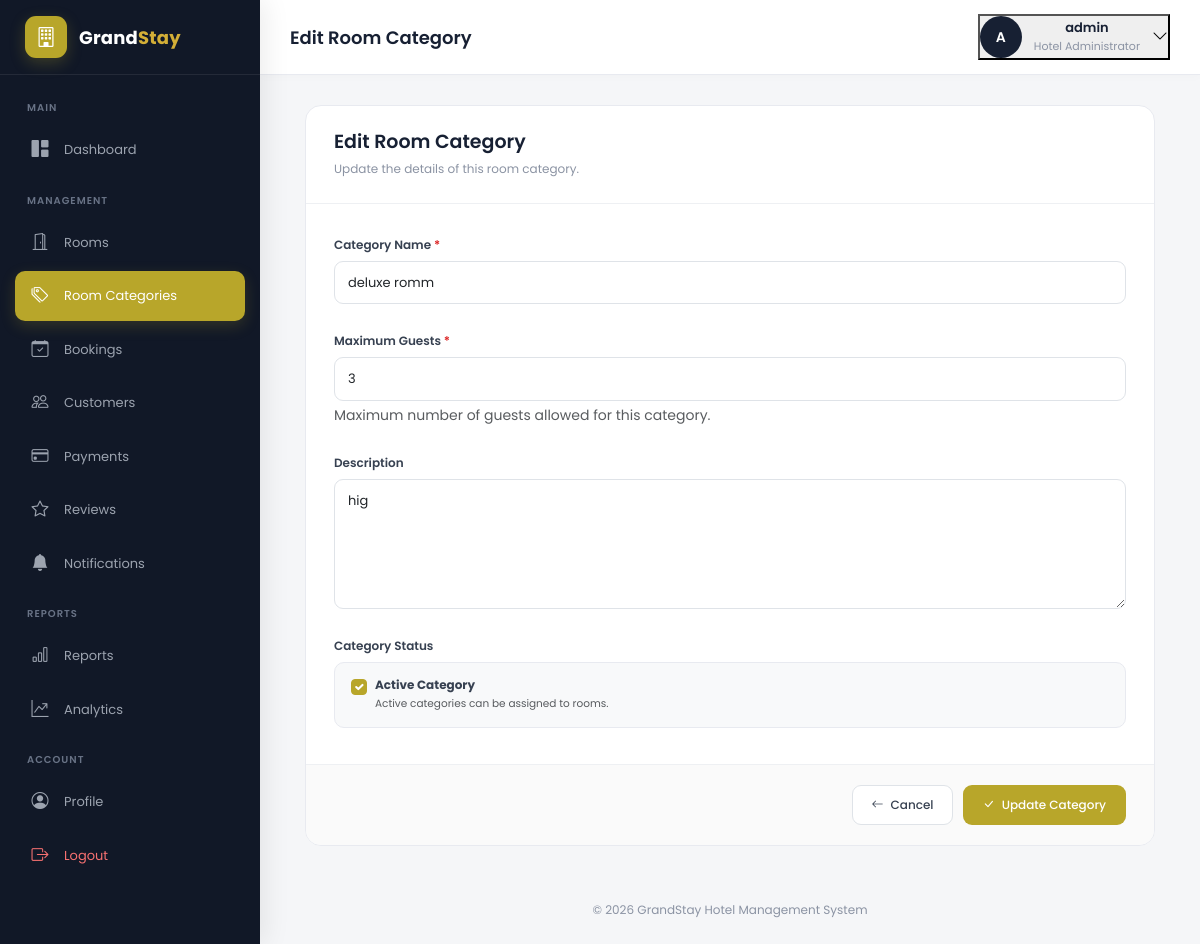
The app's page /dashboard/categories/edit/2/ (signed in) with its own data.
### rooms/models.py (models this page shows, shortened)
class RoomCategory(models.Model):
    name = models.CharField(
        max_length=100,
        unique=True
    )
    description = models.TextField(
        blank=True
    )
    max_guests = models.PositiveIntegerField(
        default=2
    )
    is_active = models.BooleanField(
        default=True
    )
    created_at = models.DateTimeField(
        auto_now_add=True
    )
    updated_at = models.DateTimeField(
        auto_now=True
    )
    class Meta:
        verbose_name = "Room Category"
        verbose_name_plural = "Room Categories"
        ordering = ['name']

### dashboard/views.py (the view, shortened to what this page needs)
@staff_member_required(
    login_url="dashboard_login"
)
def edit_category(
    request,
    category_id
):
    category = get_object_or_404(
        RoomCategory,
        id=category_id
    )
    return render(
        request,
        "dashboard/category_form.html",
        {
            "category":
                category,
            "page_title":
                "Edit Room Category",
        }
    )

### templates/dashboard/category_form.html (shortened to what this page needs)
{% extends "dashboard/base.html" %}
{% block navbar_title %}
    {{ page_title }}
{% endblock %}
{% block categories_active %}
    active
{% endblock %}
{% block content %}
<div class="form-container">
    <div class="form-card">
        <div class="form-header">
            <h4>
                {% if category %}
                    Edit Room Category
                {% else %}
                    Add Room Category
                {% endif %}
            </h4>
            <p>
                {% if category %}
                    Update the details of this room category.
                {% else %}
                    Create a new room category for your hotel.
                {% endif %}
            </p>
        </div>
        <form
            method="post"
            novalidate
        >
            <div class="form-body">
                <div class="mb-4">
                    <label class="form-label">
                        Category Name
                        <span class="required">*</span>
                    </label>
                    <input
                        type="text"
                        name="name"
                        class="form-control"
                        placeholder="e.g. Deluxe Room"
                        value="{% if form_data %}{{ form_data.name }}{% elif category %}{{ category.name }}{% endif %}"
                        required
                    >
                </div>
                <div class="mb-4">
                    <label class="form-label">
                        Maximum Guests
                        <span class="required">*</span>
                    </label>
                    <input
                        type="number"
                        name="max_guests"
                        class="form-control"
                        min="1"
                        placeholder="e.g. 2"
                        value="{% if form_data %}{{ form_data.max_guests }}{% elif category %}{{ category.max_guests }}{% else %}2{% endif %}"
                        required
                    >
                    <div class="form-text">
                        Maximum number of guests allowed for this category.
                    </div>
                </div>
                <div class="mb-4">
                    <label class="form-label">
                        Description
                    </label>
                    <textarea
                        name="description"
                        class="form-control"
                        placeholder="Describe this room category..."
                    >{% if form_data %}{{ form_data.description }}{% elif category %}{{ category.description }}{% endif %}</textarea>
                </div>
                <div class="mb-2">
                    <label class="form-label">
                        Category Status
                    </label>
                    <div class="form-check">
                        <input
                            type="checkbox"
                            name="is_active"
                            id="is_active"
                            class="form-check-input"
                            {% if form_data %}
                                {% if form_data.is_active %}
                                    checked
                                {% endif %}
                            {% elif category %}
                                {% if category.is_active %}
                                    checked
                                {% endif %}
                            {% else %}
                                checked
                            {% endif %}
                        >
                        <label
                            class="form-check-label"
                            for="is_active"
                        >
                            <strong>
                                Active Category
                            </strong>
                            <br>
                            <small class="text-muted">
                                Active categories can be assigned to rooms.
                            </small>
                        </label>
                    </div>
                </div>
            </div>
            <div class="form-actions">
                <a
                    href="{% url 'manage_categories' %}"
                    class="cancel-btn"
                >
                    <i class="bi bi-arrow-left me-1"></i>
                    Cancel
                </a>
                <button
                    type="submit"
                    class="save-btn"
                >
                    <i class="bi bi-check-lg me-1"></i>
                    {% if category %}
                        Update Category
                    {% else %}
                        Save Category
                    {% endif %}
                </button>
            </div>
        </form>
    </div>
</div>
{% endblock %}

### templates/dashboard/base.html (shortened to what this page needs)
{% load static %}
<!DOCTYPE html>
<html lang="en">
<head>
    <link
        href="https://cdn.jsdelivr.net/npm/bootstrap@5.3.3/dist/css/bootstrap.min.css"
        rel="stylesheet"
    >
    <link
        href="https://cdn.jsdelivr.net/npm/bootstrap-icons@1.11.3/font/bootstrap-icons.css"
        rel="stylesheet"
    >
</head>
<body>
<aside
    class="sidebar"
    id="dashboardSidebar"
>
    <div class="sidebar-brand">
        <div class="brand-icon">
            <i class="bi bi-building"></i>
        </div>
        <div class="brand-text">
            Grand<span>Stay</span>
        </div>
    </div>
    <div class="sidebar-menu">
        <div class="menu-title">
            Main
        </div>
        <a
            href="{% url 'dashboard' %}"
            class="menu-link {% block dashboard_active %}{% endblock %}"
        >
            <i class="bi bi-grid-1x2-fill"></i>
            <span>
                Dashboard
            </span>
        </a>
        <div class="menu-title">
            Management
        </div>
        <a
            href="{% url 'manage_rooms' %}"
            class="menu-link {% block rooms_active %}{% endblock %}"
        >
            <i class="bi bi-door-open"></i>
            <span>
                Rooms
            </span>
        </a>
        <a
            href="{% url 'manage_categories' %}"
            class="menu-link {% block categories_active %}{% endblock %}"
        >
            <i class="bi bi-tags"></i>
            <span>
                Room Categories
            </span>
        </a>
        <a
            href="{% url 'manage_bookings' %}"
            class="menu-link {% block bookings_active %}{% endblock %}"
        >
            <i class="bi bi-calendar-check"></i>
            <span>
                Bookings
            </span>
        </a>
        <a
            href="{% url 'manage_customers' %}"
            class="menu-link {% block customers_active %}{% endblock %}"
        >
            <i class="bi bi-people"></i>
            <span>
                Customers
            </span>
        </a>
        <a
            href="{% url 'manage_payments' %}"
            class="menu-link {% block payments_active %}{% endblock %}"
        >
            <i class="bi bi-credit-card"></i>
            <span>
                Payments
            </span>
        </a>
        <a
            href="{% url 'manage_reviews' %}"
            class="menu-link {% block reviews_active %}{% endblock %}"
        >
            <i class="bi bi-star"></i>
            <span>
                Reviews
            </span>
        </a>
        <a
            href="{% url 'admin_notifications' %}"
            class="menu-link notification-menu-link {% block notifications_active %}{% endblock %}"
        >
            <i class="bi bi-bell-fill"></i>
            <span>
                Notifications
            </span>
        </a>
        <div class="menu-title">
            Reports
        </div>
<a
    href="{% url 'reports' %}"
    class="menu-link {% block reports_active %}{% endblock %}"
>
    <i class="bi bi-bar-chart"></i>
    <span>
        Reports
    </span>
</a>
<a
    href="{% url 'analytics' %}"
    class="menu-link {% block analytics_active %}{% endblock %}"
>
    <i class="bi bi-graph-up-arrow"></i>
    <span>
        Analytics
    </span>
</a>
        <div class="menu-title">
            Account
        </div>
<a
    href="{% url 'admin_profile' %}"
    class="menu-link {% block profile_active %}{% endblock %}"
>
    <i class="bi bi-person-circle"></i>
    <span>
        Profile
    </span>
</a>
        <a
            href="{% url 'dashboard_logout' %}"
            class="menu-link logout-link"
        >
            <i class="bi bi-box-arrow-right"></i>
            <span>
                Logout
            </span>
        </a>
    </div>
</aside>
<main class="main-content">
    <nav class="top-navbar">
        <div class="d-flex align-items-center gap-3">
            <div class="page-title">
                {% block navbar_title %}{% endblock %}
            </div>
        </div>
<div class="admin-profile-wrapper">
    <button
        type="button"
        class="admin-profile"
        data-bs-toggle="dropdown"
        aria-expanded="false"
    >
        <div class="admin-avatar">
            {% if request.user.first_name %}
                {{ request.user.first_name|first|upper }}
            {% else %}
                {{ request.user.username|first|upper }}
            {% endif %}
        </div>
        <div class="admin-info">
            <div class="admin-name">
                {% if request.user.get_full_name %}
                    {{ request.user.get_full_name }}
                {% else %}
                    {{ request.user.username }}
                {% endif %}
            </div>
            <div class="admin-role">
                Hotel Administrator
            </div>
        </div>
        <i class="bi bi-chevron-down admin-dropdown-icon"></i>
    </button>
</div>
</nav>
    <div class="content-wrapper">
        {% block content %}
        {% endblock %}
    </div>
    <footer class="dashboard-footer">
        © 2026 GrandStay Hotel Management System
    </footer>
</main>
</body>
</html>

### templates/dashboard/base.html (style rules this page uses)
* { margin: 0; padding: 0; box-sizing: border-box; }
html { scroll-behavior: smooth; }
body { font-family: 'Poppins', sans-serif; background: #f5f6f8; color: #172033; min-height: 100vh; }
a { text-decoration: none; }
button, a { -webkit-tap-highlight-color: transparent; }
.sidebar { position: fixed; left: 0; top: 0; bottom: 0; width: 260px; background: #111827; color: #ffffff; z-index: 1100; transition: all 0.3s ease; overflow-y: auto; overflow-x: hidden; box-shadow: 5px 0 25px rgba(0, 0, 0, 0.08); }
.sidebar-brand { height: 75px; display: flex; align-items: center; padding: 0 25px; border-bottom: 1px solid rgba(255,255,255,0.08); white-space: nowrap; }
.brand-icon { width: 42px; height: 42px; min-width: 42px; border-radius: 11px; display: flex; align-items: center; justify-content: center; background: #b8a62a; color: #ffffff; font-size: 20px; margin-right: 12px; box-shadow: 0 5px 15px rgba(184,166,42,0.25); }
.brand-text { font-size: 18px; font-weight: 700; letter-spacing: 0.2px; }
.brand-text span { color: #d4af37; }
.sidebar-menu { padding: 25px 15px 30px; }
.menu-title { color: #697386; font-size: 10px; font-weight: 600; text-transform: uppercase; letter-spacing: 1px; padding: 0 12px; margin-bottom: 10px; margin-top: 18px; }
.menu-title:first-child { margin-top: 0; }
.menu-link { display: flex; align-items: center; gap: 13px; color: #9ca3af; padding: 12px 14px; border-radius: 10px; margin-bottom: 4px; font-size: 13px; font-weight: 400; transition: all 0.2s ease; position: relative; white-space: nowrap; }
.menu-link i { font-size: 17px; width: 22px; min-width: 22px; text-align: center; }
.menu-link.active { background: #b8a62a; color: #ffffff; box-shadow: 0 5px 15px rgba(184,166,42,0.20); }
.notification-menu-link { justify-content: flex-start; }
.logout-link { color: #f87171; }
.main-content { margin-left: 260px; min-height: 100vh; transition: all 0.3s ease; display: flex; flex-direction: column; }
.top-navbar { height: 75px; background: #ffffff; border-bottom: 1px solid #e8eaf0; display: flex; align-items: center; justify-content: space-between; padding: 0 30px; position: sticky; top: 0; z-index: 900; box-shadow: 0 2px 10px rgba(0,0,0,0.02); }
.page-title { font-size: 18px; font-weight: 600; color: #172033; }
.admin-profile { display: flex; align-items: center; gap: 12px; }
.admin-avatar { width: 42px; height: 42px; min-width: 42px; border-radius: 50%; background: #172033; color: #ffffff; display: flex; align-items: center; justify-content: center; font-weight: 600; font-size: 14px; }
.admin-info { line-height: 1.3; }
.admin-name { font-size: 13px; font-weight: 600; color: #172033; }
.admin-role { font-size: 11px; color: #8b93a3; margin-top: 2px; }
.content-wrapper { padding: 30px; flex: 1; }
.dashboard-footer { padding: 25px 30px; color: #8b93a3; font-size: 12px; text-align: center; background: transparent; }

### templates/dashboard/category_form.html (style rules this page uses)
.form-container { max-width: 850px; margin: 0 auto; }
.form-card { background: white; border: 1px solid #e8eaf0; border-radius: 16px; overflow: hidden; }
.form-header { padding: 25px 28px; border-bottom: 1px solid #eef0f3; }
.form-header h4 { margin: 0; font-size: 19px; font-weight: 600; color: #172033; }
.form-header p { margin: 6px 0 0; color: #8b93a3; font-size: 12px; }
.form-body { padding: 28px; }
.form-label { font-size: 12px; font-weight: 600; color: #374151; margin-bottom: 7px; }
.form-control { border: 1px solid #dfe3e8; border-radius: 9px; padding: 11px 13px; font-size: 13px; box-shadow: none; }
textarea.form-control { min-height: 130px; resize: vertical; }
.form-check { background: #f8f9fa; border: 1px solid #e8eaf0; border-radius: 10px; padding: 13px 15px 13px 40px; }
.form-check-input { margin-top: 3px; }
.form-check-input:checked { background-color: #b8a62a; border-color: #b8a62a; }
.form-check-label { font-size: 12px; color: #374151; }
.form-actions { display: flex; justify-content: flex-end; gap: 10px; padding: 20px 28px; border-top: 1px solid #eef0f3; background: #fafafa; }
.cancel-btn { border: 1px solid #dfe3e8; background: white; color: #374151; border-radius: 9px; padding: 10px 18px; font-size: 12px; font-weight: 500; }
.save-btn { border: none; background: #b8a62a; color: white; border-radius: 9px; padding: 10px 20px; font-size: 12px; font-weight: 500; }
.required { color: #dc2626; }

### records on screen
RoomCategory: name "deluxe romm", max_guests "3", description "hig", is_active "☑"

### other values on screen
{{ page_title }} "Edit Room Category"
{{ request.user.username|first|upper }} "A"
{{ request.user.username }} "admin"
